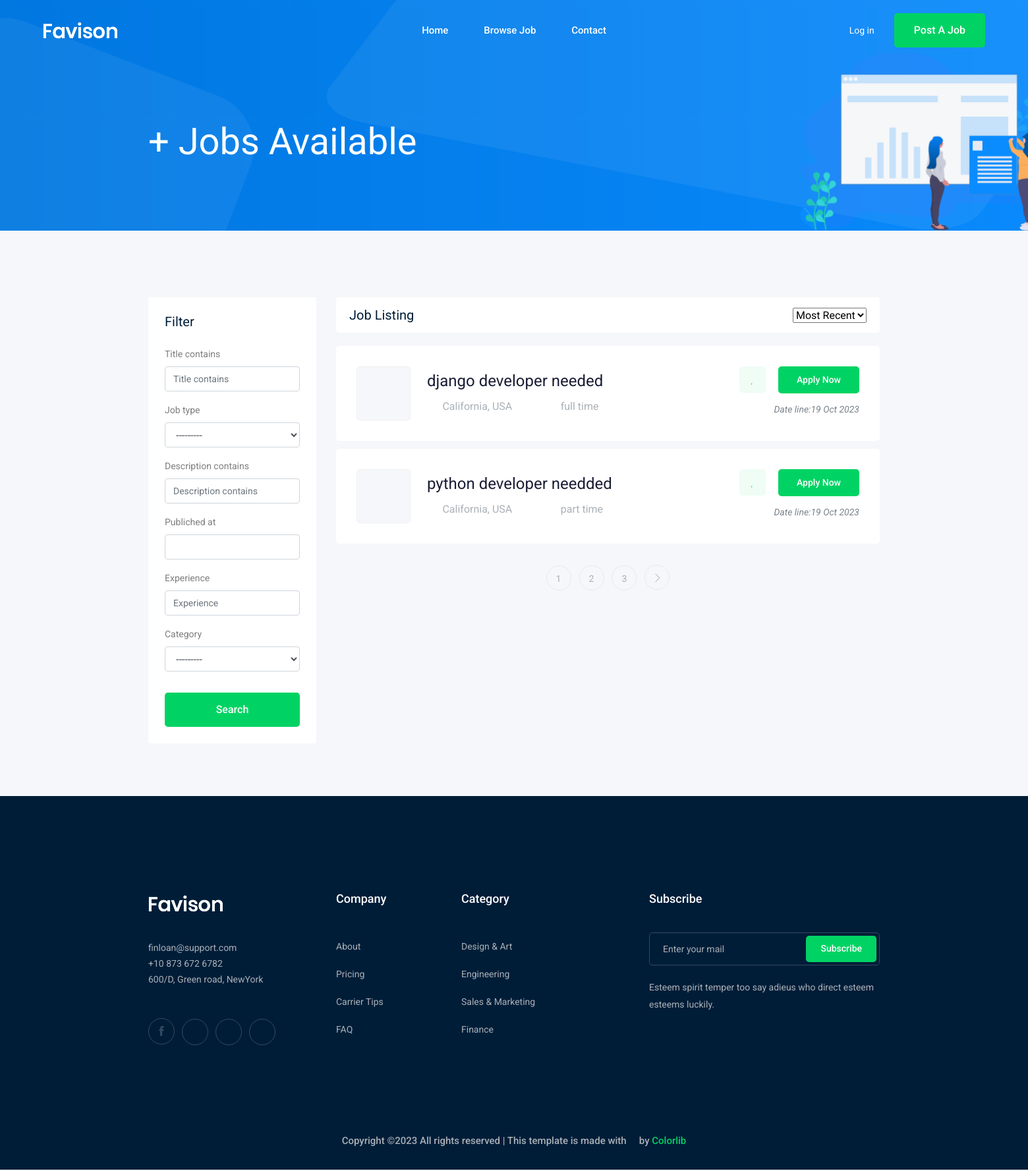
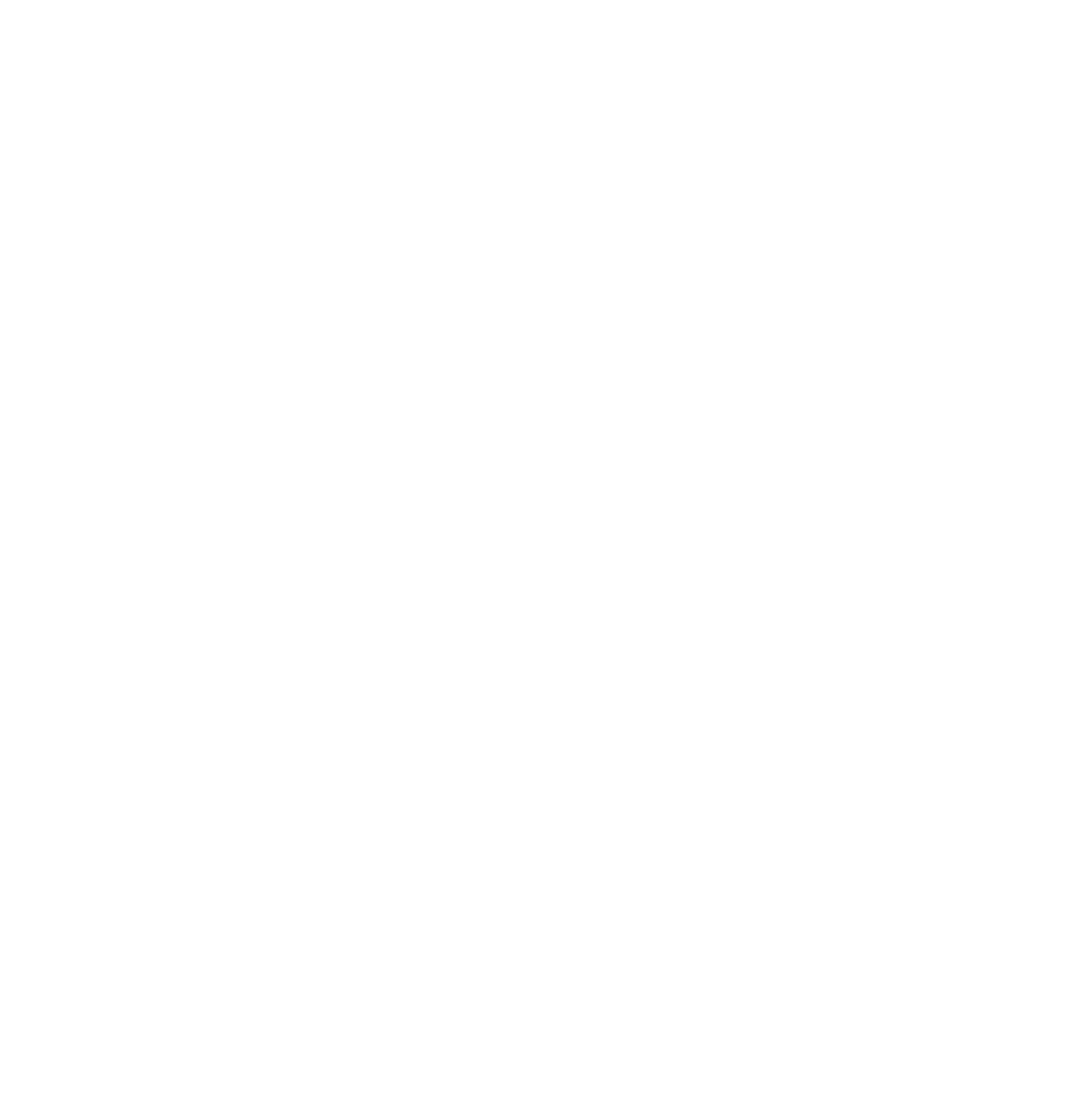
Screenshot of /jobs/ (upper part) with the database file from the repository (2 pictures, top to bottom).
### job/models.py (models this page shows, shortened)
class Job(models.Model):  # table
    owner = models.ForeignKey(User, related_name='job_owner', on_delete=models.CASCADE)
    title = models.CharField(max_length=100)  # column
    job_type = models.CharField(max_length=15, choices=JOB_TYPE, null=True)
    description = models.TextField(max_length=2000, null=True)
    publiched_at = models.DateTimeField(auto_now=True)
    vacancy = models.IntegerField(default=1)
    salary = models.IntegerField(default=0)
    experience = models.IntegerField(default=2)
    category = models.ForeignKey('Category', on_delete=models.CASCADE, null=True)
    image = models.ImageField(upload_to=image_upload, null=True)
    slug = models.SlugField(blank=True,null=True)
    def __str__(self):
        return self.title

### job/views.py (the view)
# urls.py: path('',views.job_list, name='job_list'),
def job_list(request):
    job_list = Job.objects.all()
    myfitter = JobFilter(request.GET, queryset=job_list)
    job_list = myfitter.qs
    paginator = Paginator(job_list,2)
    page_number = request.GET.get("page")
    page_obj = paginator.get_page(page_number)
    context =  {"jobs":page_obj, 'myfilter':myfitter}
    return render(request, template_name='job/job_list.html',context=context)

### job/models.py (called while the page is built)
    def __str__(self):
        return self.name

### job/templates/job/job_list.html (shortened to what this page needs)
{% extends 'base.html' %}
{% load bootstrap4 %}
{% block body %}
    <div class="bradcam_area bradcam_bg_1">
        <div class="container">
            <div class="row">
                <div class="col-xl-12">
                    <div class="bradcam_text">
                        <h3>{{ jobs.count}}+ Jobs available</h3>
                    </div>
                </div>
            </div>
        </div>
    </div>
    <div class="job_listing_area plus_padding">
        <div class="container">
            <div class="row">
                <div class="col-lg-3">
                    <div class="job_filter white-bg">
                        <div class="form_inner white-bg">
                            <h3>Filter</h3>
                            <form method="get">
                                {% bootstrap_form myfilter.form %}
                                <input type="submit" value="search" class="boxed-btn3 w-100 mt-3">
                            </form>
                        </div>
                    </div>
                </div>
                <div class="col-lg-9">
                    <div class="recent_joblist_wrap">
                        <div class="recent_joblist white-bg ">
                            <div class="row align-items-center">
                                <div class="col-md-6">
                                    <h4>Job Listing</h4>
                                </div>
                                <div class="col-md-6">
                                    <div class="serch_cat d-flex justify-content-end">
                                        <select>
                                            <option data-display="Most Recent">Most Recent</option>
                                        </select>
                                    </div>
                                </div>
                            </div>
                        </div>
                    </div>
                    <div class="job_lists m-0">
                        <div class="row">
                            {% for job in jobs %}
                            <div class="col-lg-12 col-md-12">
                                <div class="single_jobs white-bg d-flex justify-content-between">
                                    <div class="jobs_left d-flex align-items-center">
                                        <div class="thumb">
                                            <img src="{{ job.image.url }}" alt="">
                                        </div>
                                        <div class="jobs_conetent">
                                            <a href="{%  url 'jobs:job_detail' job.slug %}"><h4>{{ job }}</h4></a>
                                            <div class="links_locat d-flex align-items-center">
                                                <div class="location">
                                                    <p> <i class="fa fa-map-marker"></i> California, USA</p>
                                                </div>
                                                <div class="location">
                                                    <p> <i class="fa fa-clock-o"></i> {{ job.job_type }}</p>
                                                </div>
                                            </div>
                                        </div>
                                    </div>
                                    <div class="jobs_right">
                                        <div class="apply_now">
                                            <a class="heart_mark" href="#"> <i class="fa fa-heart"></i> </a>
                                            <a href="{% url 'job:job_detail' job.slug %}" class="boxed-btn3">Apply Now</a>
                                        </div>
                                        <div class="date">
                                            <p>Date line:{{ job.publiched_at|date:'d M o' }}</p>
                                        </div>
                                    </div>
                                </div>
                            </div>
                            {% endfor %}
                        </div>
                    {% if jobs.has_other_pages %}
                        <div class="row">
                            <div class="col-lg-12">
                                <div class="pagination_wrap">
                                    <ul>
                                        {% for page_number in jobs.paginator.page_range %}
                                            <li><a href="?page={{ page_number }}"><span>{{ page_number }}</span></a></li>
                                        {% endfor %}
                                        {% if jobs.has_next %}
                                            <li><a href="?page={{ jobs.next_page_number }}"> <i class="ti-angle-right"></i> </a></li>
                                        {% endif %}
                                    </ul>
                                </div>
                            </div>
                        </div>
                    {% endif %}
                    </div>
                </div>
            </div>
        </div>
    </div>
{% endblock %}

### rows the page displays
Job: title "django developer needed", job_type "full time", publiched_at "19 Oct 2023"
Job: image (picture), title "python developer needded", job_type "part time", publiched_at "19 Oct 2023"

### other values shown
{{ page_number }} "1" "2" "3"
